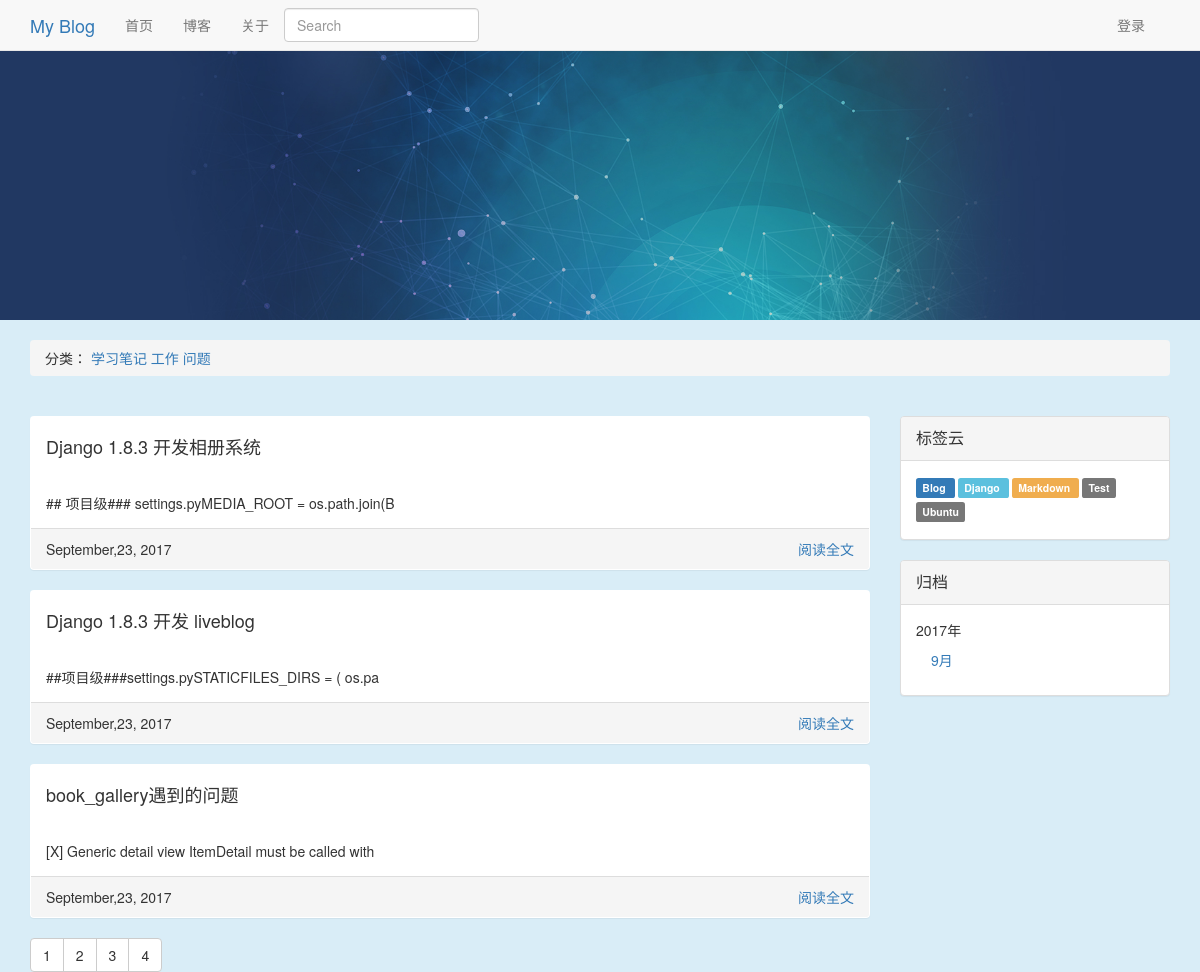
The page / on the database its author committed.
### blog/models.py (models this page shows, shortened)
class Category(models.Model):
    name = models.CharField('类名', max_length=20)
    created_time = models.DateTimeField('创建时间', auto_now_add=True)
    last_modified_time = models.DateTimeField('修改时间', auto_now=True)
    def __unicode__(self):
        return self.name

class Article(models.Model):
    STATUS_CHOICES = (
        ('d', 'Draft'),
        ('p', 'Published'),
    )
    objects = ArticleManager()
    title = models.CharField('标题', max_length=70)
    body = models.TextField('正文')
    created_time = models.DateTimeField('创建时间', auto_now_add=True)
    tags = models.ManyToManyField('Tag', verbose_name='标签集合', blank=True)
    last_modified_time = models.DateTimeField('修改时间', auto_now=True)
    status = models.CharField('文章状态', max_length=1, choices=STATUS_CHOICES)
    abstract = models.CharField('摘要', max_length=254, blank=True, null=True,
                                help_text="可选，如若为空将摘取正文的前254个字符")
    views = models.PositiveIntegerField('浏览量', default=0)
    likes = models.PositiveIntegerField('点赞数', default=0)
    topped = models.BooleanField('置顶', default=False)
    category = models.ForeignKey('Category', verbose_name='分类',
                                 null=True,
                                 on_delete=models.SET_NULL)
    class Meta:
        ordering = ['-last_modified_time']

class Tag(models.Model):
    name = models.CharField('标签名', max_length=20)
    created_time = models.DateTimeField('创建时间', auto_now_add=True)
    last_modified_time = models.DateTimeField('修改时间', auto_now=True)
    def __unicode__(self):
        return self.name

### blog/views.py (the view)
# urls.py: url(r'^$', IndexView.as_view(), name='index'),
class IndexView(ListView):
    template_name = "blog/index.html"
    context_object_name = "article_list"
    paginate_by = settings.PAGE_NUM
    def get_queryset(self, *args, **kwargs):
        article_list = Article.objects.filter(status='p')
        return article_list
    def get_context_data(self, **kwargs):
        kwargs['category_list'] = Category.objects.all().order_by('name')
        kwargs['tag_list'] = Tag.objects.all().order_by('name')
        kwargs['date_archive'] = Article.objects.archive()
        kwargs['color_list'] = ['default', 'info', 'primary', 'warning', 'danger']
        return super(IndexView, self).get_context_data(**kwargs)

### blog/models.py (called while the page is built)
    def archive(self):
        data_list = Article.objects.datetimes('created_time', 'month', order='DESC')
        data_dict = defaultdict(list)
        for d in data_list:
            data_dict[d.year].append(d.month)
        return sorted(data_dict.items(), reverse=True)

### templates/blog/index.html (shortened to what this page needs)
{% extends "blog/base.html" %}
{% block left %}
     {% for article in article_list %}
        <div class="panel">
            <div class="panel-heading">
                <div class="panel-title">
                    <h4>{{ article.title }}</h4></div>
            </div>
            <div class="panel-body">
                {{ article.abstract }}
            </div>
            <div class="panel-footer">
               <span>{{ article.last_modified_time | date:"F,j, Y" }}</span>
                <span class="pull-right"><a href="{% url 'article' article.id %}">阅读全文</a></span>
            </div>
        </div>
    {% endfor %}
    <div class="btn-group">
        {% for page in paginator.page_range %}
            <a type="button" class="btn btn-default" href="?page={{ page }}">{{ page }}</a>
        {% endfor %}
    </div>
{% endblock %}

### templates/blog/base.html (shortened to what this page needs)
<!DOCTYPE html>
<html lang="en">
<head>
    {% load staticfiles %}
    <link rel="stylesheet" href="{% static 'blog/css/bootstrap.min2.css' %}">
    <link rel="stylesheet" href="{% static 'blog/css/code.css' %}">
    <link rel="stylesheet" href="{% static 'blog/css/github.css' %}">
</head>
<body class="bg-info">
{% block nav %}
        <nav class="navbar navbar-default navbar-static-top" style="margin-bottom: 0px;">
        <div class="container">
            <div class="nav-header">
                <div class="navbar-brand"><a href="{% url 'index' %}">My Blog</a></div>
            </div>
            <ul class="nav navbar-nav">
                <li><a href="{% url 'index' %}">首页</a></li>
                <li><a href="{% url 'index' %}">博客</a></li>
                <li><a href="{% url 'index' %}">关于</a></li>
            </ul>
            <ul class="nav navbar-nav navbar-right" style="margin-right: 10px;">
                <li><a href="../admin/" class="navbar-link">登录</a></li>
            </ul>
            <form class="navbar-form" action="" method="get">
                <input class="form-control" type="text" name="q" placeholder="Search">
            </form>
            </div>
        </nav>
{% endblock %}
{% block banner %}
        <img class="img-responsive" src="{% static 'blog/img/banner_wide.jpg' %}">
{% endblock %}
{% block breadcrumb %}
    <div class="container" style="margin-top: 20px;">
        <ol class="breadcrumb">
           <span>分类：</span>
            {% for category in category_list %}
                <a href="{% url 'category' category.id %}">{{ category }}</a>
            {% endfor %}
        </ol>
    </div>
{% endblock %}
<div class="container" style="margin-top: 20px;">
    {% block content %}
        <div class="col-md-9" style="padding-left: 0px;">
            {% block left %}{% endblock %}
        </div>
        <div class="col-md-3" style="padding-right: 0px;">
        {% block right %}
            <div class="panel panel-default">
                <div class="panel-heading"><div class="panel-title">标签云</div></div>
                <div class="panel-body">
                    {% for tag in tag_list %}
                        <a class="label label-{{ color_list | random }}" style="line-height: 24px;margin-right: 3px;" href="{% url 'tag' tag.id  %}">
                            {{ tag }}
                        </a>
                    {% endfor %}
                </div>
            </div>
            <div class="panel panel-default">
                <div class="panel-heading"><div class="panel-title">归档</div></div>
                <div class="panel-body">
                    {% for year,month_list in date_archive %}
                        <ul class="nav nav-stacked">
                            {{ year }}年
                             {% for month in month_list %}
                                 <li><a href="{% url 'archive' year month %}">{{ month }}月</a></li>
                             {% endfor %}
                        </ul>
                    {% endfor %}
                </div>
            </div>
        {% endblock %}
        </div>
    {% endblock %}
</div>
</body>
</html>

### rows shown on the page
Category: name "学习笔记"
Category: name "工作"
Category: name "问题"
Article: title "Django 1.8.3 开发相册系统", abstract "## 项目级### settings.pyMEDIA_ROOT = os.path.join(B", last_modified_time "September,23, 2017"
Article: title "Django 1.8.3 开发 liveblog", abstract "##项目级###settings.pySTATICFILES_DIRS = ( os.pa", last_modified_time "September,23, 2017"
Article: title "book_gallery遇到的问题", abstract "[X] Generic detail view ItemDetail must be called with", last_modified_time "September,23, 2017"
Tag: name "Blog"
Tag: name "Django"
Tag: name "Markdown"
Tag: name "Test"
Tag: name "Ubuntu"

### other values the page prints
{{ page }} "1" "2" "3" "4"
{{ year }} "2017"
{{ month }} "9"
